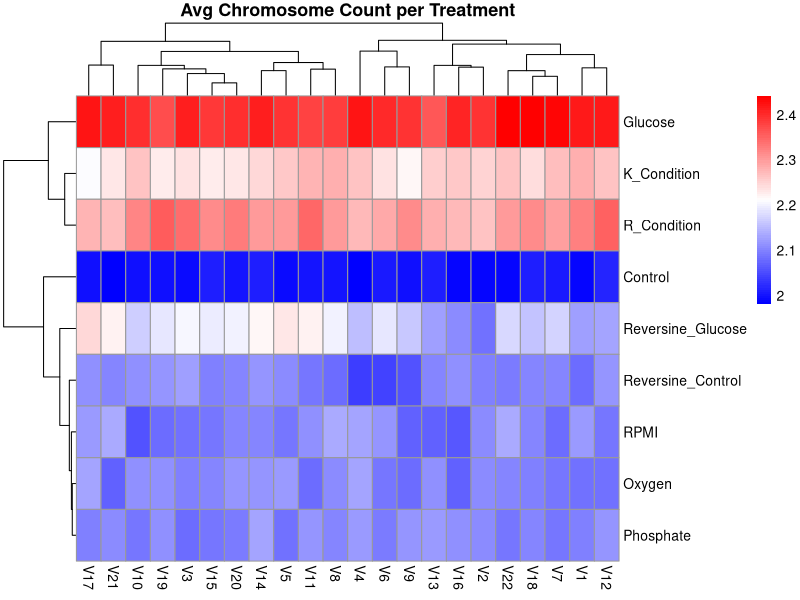
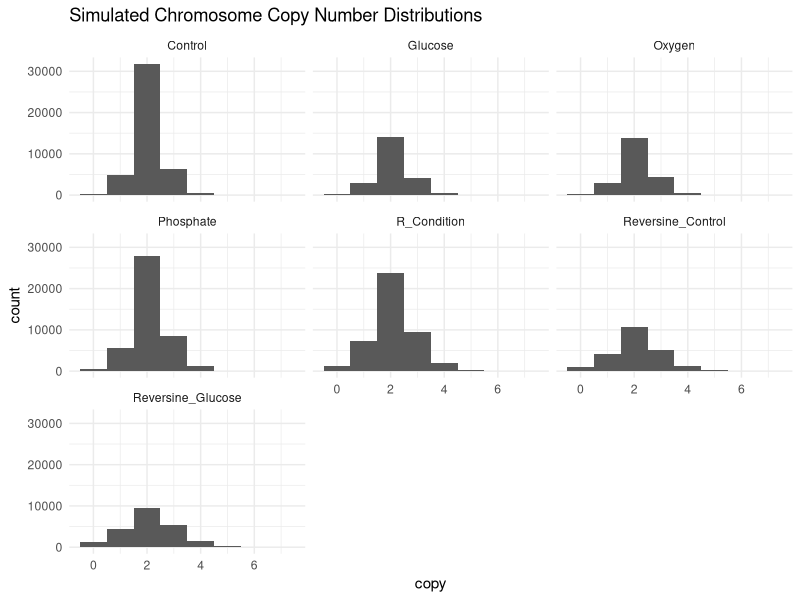
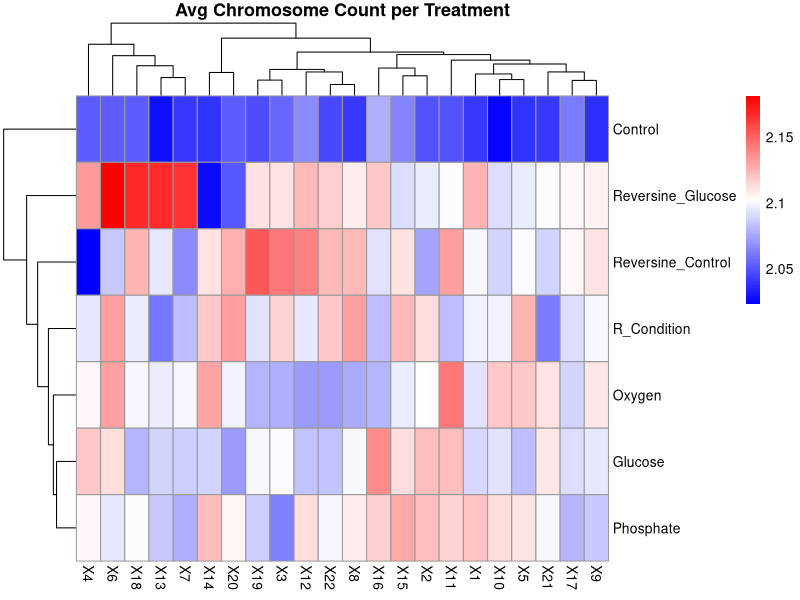
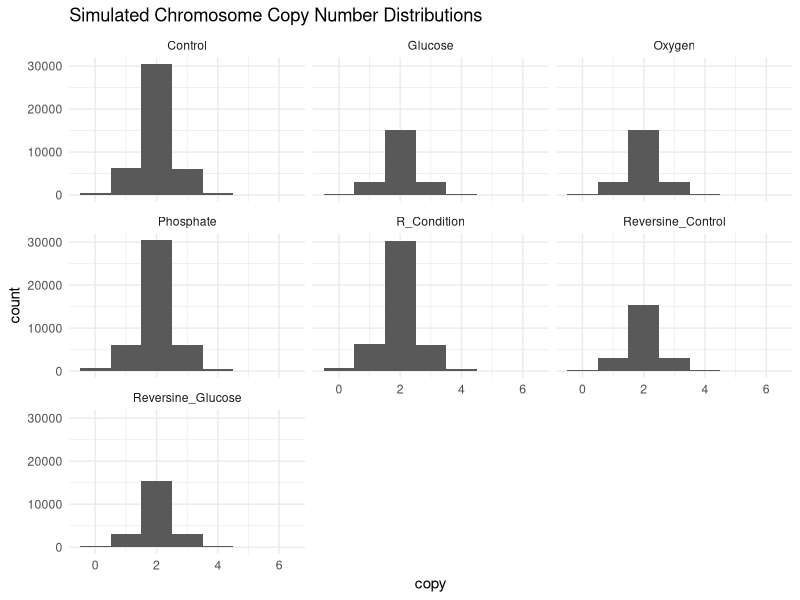
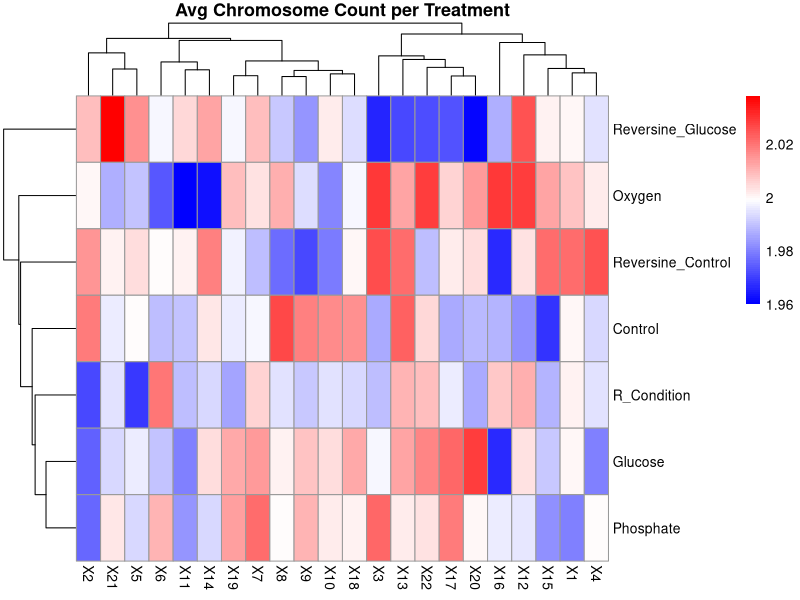
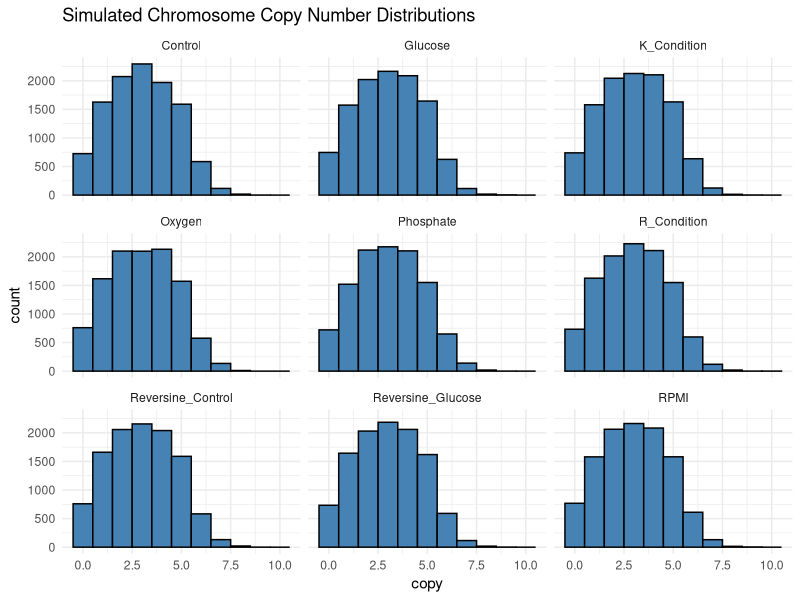
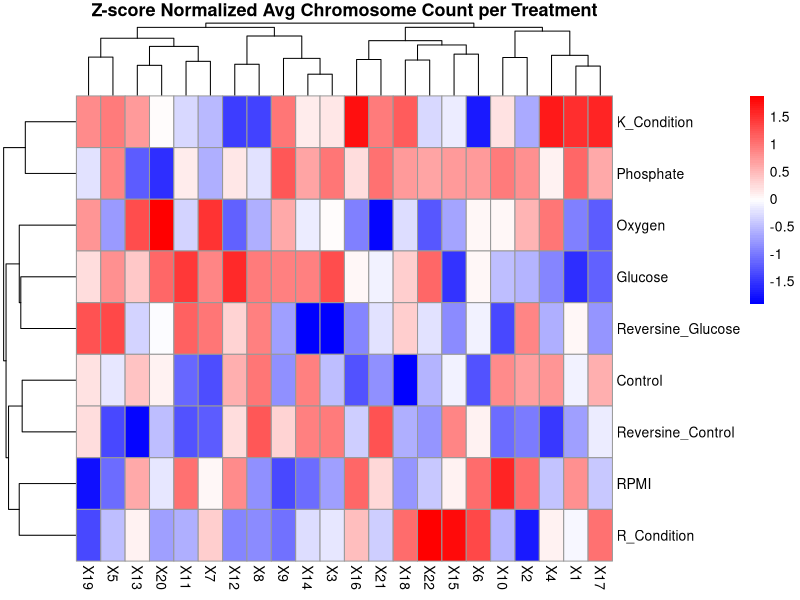

Reproduce these figures in R, in order.
## ---- chunk 1
knitr::opts_chunk$set(echo = TRUE)
## ---- chunk 2
# Load necessary libraries
library(tidyverse)
library(reshape2)
library(pheatmap)

# Define simulation parameters
set.seed(123)

n_cells <- 1000
n_chromosomes <- 22
n_time <- 5

# Define treatments and transition probabilities
treatments <- c("Control", "Glucose", "Phosphate", 
                "Reversine_Control", "Reversine_Glucose", 
                "RPMI", "K_Condition", "Oxygen", "R_Condition")

transition_probs <- list(
  Control = list(gain = 0.01, loss = 0.01),
  Glucose = list(gain = 0.10, loss = 0.02),
  Phosphate = list(gain = 0.06, loss = 0.04),
  Reversine_Control = list(gain = 0.08, loss = 0.06),
  Reversine_Glucose = list(gain = 0.15, loss = 0.12),
  RPMI = list(gain = 0.05, loss = 0.03),
  K_Condition = list(gain = 0.07, loss = 0.02),
  Oxygen = list(gain = 0.03, loss = 0.01),
  R_Condition = list(gain = 0.11, loss = 0.05)
)

chromosomes <- paste0("V", 1:n_chromosomes)

# Simulation function
simulate_karyotypes <- function(treatment, n_cells, n_chromosomes, n_time) {
  gain_p <- transition_probs[[treatment]]$gain
  loss_p <- transition_probs[[treatment]]$loss
  
  mat <- matrix(2, nrow = n_cells, ncol = n_chromosomes)
  colnames(mat) <- chromosomes
  
  for (t in 1:n_time) {
    for (i in 1:n_cells) {
      for (j in 1:n_chromosomes) {
        r <- runif(1)
        if (r < gain_p) {
          mat[i, j] <- mat[i, j] + 1
        } else if (r < gain_p + loss_p && mat[i, j] > 0) {
          mat[i, j] <- mat[i, j] - 1
        }
      }
    }
  }
  
  df <- as.data.frame(mat)
  df$treatment <- treatment
  df$cell_id <- 1:nrow(df)
  return(df)
}

# Run simulation for all treatments
simulated_data <- map_dfr(treatments, ~simulate_karyotypes(.x, n_cells, n_chromosomes, n_time))

# Summarize and plot heatmap
mean_profiles <- simulated_data %>%
  pivot_longer(cols = all_of(chromosomes), names_to = "chromosome", values_to = "count") %>%
  group_by(treatment, chromosome) %>%
  summarise(mean_count = mean(count), .groups = "drop") %>%
  pivot_wider(names_from = chromosome, values_from = mean_count)

heat_matrix <- as.matrix(mean_profiles[,-1])
rownames(heat_matrix) <- mean_profiles$treatment

# Visualize
pheatmap(heat_matrix, cluster_rows = TRUE, cluster_cols = TRUE,
         main = "Avg Chromosome Count per Treatment",
         color = colorRampPalette(c("blue", "white", "red"))(100))

## ---- chunk 3
library(dplyr)
library(tidyr)
library(vegan)
library(ggplot2)
library(DiagrammeR)

# Define treatments and their gain/loss probabilities (can be tuned)
treatment_params <- data.frame(
  treatment = c("Control", "Glucose", "Phosphate", "Reversine_Control", 
                "Reversine_Glucose", "RPMI", "K_Condition", "Oxygen", "R_Condition"),
  P_gain = c(0.02, 0.03, 0.03, 0.05, 0.06, 0.02, 0.04, 0.03, 0.04),
  P_loss = c(0.015, 0.02, 0.02, 0.04, 0.05, 0.015, 0.03, 0.02, 0.03)
)

cell_lines <- c("HGC-27", "MDAMB231", "SNU-668", "SUM-159", "SUM-159-4N")

# Example replicate IDs (subset for demo)
replicate_id <- paste0(rep(cell_lines, each=2), "_Rep", 1:2)

# Simulate karyotypes
generate_karyotypes <- function(n_cells, n_chrom = 22, time_steps = 10, P_gain, P_loss) {
  karyo_list <- vector("list", n_cells)
  for (cell in 1:n_cells) {
    karyo <- rep(2, n_chrom)
    for (t in 1:time_steps) {
      change <- sample(c(+1, -1, 0), n_chrom, replace=TRUE,
                       prob=c(P_gain, P_loss, 1 - P_gain - P_loss))
      karyo <- pmax(0, karyo + change) # no negative copy numbers
    }
    karyo_list[[cell]] <- karyo
  }
  do.call(rbind, karyo_list)
}

set.seed(123)
sim_data <- list()
clone_counter <- 1
for (rep in replicate_id) {
  line <- strsplit(rep, "_")[[1]][1]
  treatment <- sample(treatment_params$treatment, 1)
  P_g <- treatment_params$P_gain[treatment_params$treatment == treatment]
  P_l <- treatment_params$P_loss[treatment_params$treatment == treatment]
  karyos <- generate_karyotypes(n_cells = 1000, P_gain = P_g, P_loss = P_l)
  sim_data[[rep]] <- data.frame(
    clone_id = paste0("CLONE_", clone_counter:(clone_counter + 999)),
    replicate_id = rep,
    line = line,
    treatment = treatment,
    karyos
  )
  clone_counter <- clone_counter + 1000
}
sim_df <- bind_rows(sim_data)

# Aggregate to replicate centroids
karyo_df <- sim_df %>%
  group_by(replicate_id, treatment, line) %>%
  summarise(across(starts_with("X"), mean), .groups = "drop")

# Create matrix of karyotype values
karyo_mat <- as.matrix(karyo_df[, grep("^X", names(karyo_df))])
rownames(karyo_mat) <- karyo_df$replicate_id

# Create metadata
meta_flask <- karyo_df[, c("replicate_id", "line", "treatment")]
rownames(meta_flask) <- karyo_df$replicate_id

# Compute distance matrix
dist_flask <- dist(karyo_mat)

# Check alignment
stopifnot(all(rownames(meta_flask) == attr(dist_flask, "Labels")))


# --- Flowchart ---
grViz(" 
digraph karyo_model {
  graph [rankdir = TB]
  node [shape = rectangle, style = filled, fillcolor = lightblue]
  Start [label = 'Start: Diploid karyotype']
  TimeStep [label = 'For each time step']
  ChromLoop [label = 'For each chromosome']
  GainLoss [label = 'Apply gain/loss probabilities']
  Update [label = 'Update karyotype (no negatives)']
  Output [label = 'Record final karyotype']
  
  Start -> TimeStep -> ChromLoop -> GainLoss -> Update -> TimeStep
  TimeStep -> Output
}")

# Visualization (optional)
karyo_long <- sim_df %>% pivot_longer(cols = starts_with("X"), names_to = "chrom", values_to = "copy")
ggplot(karyo_long, aes(copy)) +
  geom_histogram(binwidth = 1) +
  facet_wrap(~treatment) +
  theme_minimal() +
  labs(title = "Simulated Chromosome Copy Number Distributions")

## ---- chunk 4
# Treatment probabilities as per your reference
treatment_params <- data.frame(
  treatment = c("Control", "Glucose", "Phosphate", "Reversine_Control", 
                "Reversine_Glucose", "RPMI", "K_Condition", "Oxygen", "R_Condition"),
  P_gain = c(0.02, 0.03, 0.03, 0.05, 0.06, 0.02, 0.04, 0.03, 0.04),
  P_loss = c(0.015, 0.02, 0.02, 0.04, 0.05, 0.015, 0.03, 0.02, 0.03)
)

# Function to create matrix for one treatment
create_transition_matrix <- function(P_gain, P_loss) {
  P_same <- 1 - P_gain - P_loss
  mat <- matrix(0, nrow = 4, ncol = 4)  # For 0,1,2,3 copy numbers
  
  mat[1,1] <- P_same + P_loss
  mat[1,2] <- P_gain
  
  mat[2,1] <- P_loss
  mat[2,2] <- P_same
  mat[2,3] <- P_gain
  
  mat[3,2] <- P_loss
  mat[3,3] <- P_same
  mat[3,4] <- P_gain
  
  mat[4,3] <- P_loss
  mat[4,4] <- P_same + P_gain
  
  return(mat)
}

# Apply to all treatments
transition_matrices <- lapply(1:nrow(treatment_params), function(i) {
  row <- treatment_params[i, ]
  mat <- create_transition_matrix(row$P_gain, row$P_loss)
  list(treatment = row$treatment, matrix = mat)
})

# Display nicely
for (item in transition_matrices) {
  cat("\n--- Transition Matrix for", item$treatment, "---\n")
  print(round(item$matrix, 3))
}

## ---- chunk 5
# Compute average copy number per treatment and chromosome
heat_matrix <- sim_df %>%
  pivot_longer(cols = starts_with("X"), names_to = "chrom", values_to = "copy") %>%
  group_by(treatment, chrom) %>%
  summarise(mean_copy = mean(copy), .groups = 'drop') %>%
  pivot_wider(names_from = chrom, values_from = mean_copy) %>%
  column_to_rownames("treatment") %>%
  as.matrix()

# Plot heatmap
pheatmap(heat_matrix, 
         cluster_rows = TRUE, 
         cluster_cols = TRUE,
         main = "Avg Chromosome Count per Treatment",
         color = colorRampPalette(c("blue", "white", "red"))(100))
## ---- chunk 6
# Run PERMANOVA
library(vegan)
adonis2(
  formula = dist_flask ~ line + treatment,
  data = meta_flask,
  strata = meta_flask$line,
  permutations = 999
)

## ---- chunk 7
library(dplyr)
library(tidyr)
library(vegan)
library(ggplot2)
library(DiagrammeR)

# Define treatments and their gain/loss probabilities (can be tuned)
treatment_params <- data.frame(
  treatment = c("Control", "Glucose", "Phosphate", "Reversine_Control", 
                "Reversine_Glucose", "RPMI", "K_Condition", "Oxygen", "R_Condition"),
  P_gain = 0.02,
  P_loss = 0.02
)

cell_lines <- c("HGC-27", "MDAMB231", "SNU-668", "SUM-159", "SUM-159-4N")

# Example replicate IDs (subset for demo)
replicate_id <- paste0(rep(cell_lines, each=2), "_Rep", 1:2)

# Simulate karyotypes
generate_karyotypes <- function(n_cells, n_chrom = 22, time_steps = 10, P_gain, P_loss) {
  karyo_list <- vector("list", n_cells)
  for (cell in 1:n_cells) {
    karyo <- rep(2, n_chrom)
    for (t in 1:time_steps) {
      change <- sample(c(+1, -1, 0), n_chrom, replace=TRUE,
                       prob=c(P_gain, P_loss, 1 - P_gain - P_loss))
      karyo <- pmax(0, karyo + change) # no negative copy numbers
    }
    karyo_list[[cell]] <- karyo
  }
  do.call(rbind, karyo_list)
}

set.seed(123)
sim_data <- list()
clone_counter <- 1
for (rep in replicate_id) {
  line <- strsplit(rep, "_")[[1]][1]
  treatment <- sample(treatment_params$treatment, 1)
  P_g <- treatment_params$P_gain[treatment_params$treatment == treatment]
  P_l <- treatment_params$P_loss[treatment_params$treatment == treatment]
  karyos <- generate_karyotypes(n_cells = 1000, P_gain = P_g, P_loss = P_l)
  sim_data[[rep]] <- data.frame(
    clone_id = paste0("CLONE_", clone_counter:(clone_counter + 999)),
    replicate_id = rep,
    line = line,
    treatment = treatment,
    karyos
  )
  clone_counter <- clone_counter + 1000
}
sim_df <- bind_rows(sim_data)

# Aggregate to replicate centroids
karyo_df <- sim_df %>%
  group_by(replicate_id, treatment, line) %>%
  summarise(across(starts_with("X"), mean), .groups = "drop")

# Create matrix of karyotype values
karyo_mat <- as.matrix(karyo_df[, grep("^X", names(karyo_df))])
rownames(karyo_mat) <- karyo_df$replicate_id

# Create metadata
meta_flask <- karyo_df[, c("replicate_id", "line", "treatment")]
rownames(meta_flask) <- karyo_df$replicate_id

# Compute distance matrix
dist_flask <- dist(karyo_mat)

# Check alignment
stopifnot(all(rownames(meta_flask) == attr(dist_flask, "Labels")))


# --- Flowchart ---
grViz(" 
digraph karyo_model {
  graph [rankdir = TB]
  node [shape = rectangle, style = filled, fillcolor = lightblue]
  Start [label = 'Start: Diploid karyotype']
  TimeStep [label = 'For each time step']
  ChromLoop [label = 'For each chromosome']
  GainLoss [label = 'Apply gain/loss probabilities']
  Update [label = 'Update karyotype (no negatives)']
  Output [label = 'Record final karyotype']
  
  Start -> TimeStep -> ChromLoop -> GainLoss -> Update -> TimeStep
  TimeStep -> Output
}")

# Visualization (optional)
karyo_long <- sim_df %>% pivot_longer(cols = starts_with("X"), names_to = "chrom", values_to = "copy")
ggplot(karyo_long, aes(copy)) +
  geom_histogram(binwidth = 1) +
  facet_wrap(~treatment) +
  theme_minimal() +
  labs(title = "Simulated Chromosome Copy Number Distributions")
# Compute average copy number per treatment and chromosome
heat_matrix <- sim_df %>%
  pivot_longer(cols = starts_with("X"), names_to = "chrom", values_to = "copy") %>%
  group_by(treatment, chrom) %>%
  summarise(mean_copy = mean(copy), .groups = 'drop') %>%
  pivot_wider(names_from = chrom, values_from = mean_copy) %>%
  column_to_rownames("treatment") %>%
  as.matrix()

# Plot heatmap
pheatmap(heat_matrix, 
         cluster_rows = TRUE, 
         cluster_cols = TRUE,
         main = "Avg Chromosome Count per Treatment",
         color = colorRampPalette(c("blue", "white", "red"))(100))

## ---- chunk 8
library(dplyr)
library(tidyr)

# Setup
set.seed(123)
n_cells <- 1000
n_chrom <- 22
n_steps <- 10
p_gain <- 0.05
p_loss <- 0.05

treatments <- c("Control", "Glucose", "Phosphate", "Reversine_Control", 
                "Reversine_Glucose", "RPMI", "K_Condition", "Oxygen", "R_Condition")

cell_lines <- c("HGC-27", "MDAMB231", "SNU-668", "SUM-159", "SUM-159-4N")

chromosomes <- paste0("V", 1:n_chrom)

# Function
simulate_cancer_karyotypes <- function(n_cells, n_chrom, n_steps, p_gain, p_loss, treatment, line) {
  karyo_list <- vector("list", n_cells)
  for (cell in 1:n_cells) {
    karyo <- sample(1:5, n_chrom, replace = TRUE)
    names(karyo) <- chromosomes
    
    for (t in 1:n_steps) {
      change <- sapply(karyo, function(count) {
        move <- sample(c(1, -1, 0), 1,
                       prob = c(p_gain, ifelse(count > 0, p_loss, 0), 
                                1 - p_gain - ifelse(count > 0, p_loss, 0)))
        return(move)
      })
      karyo <- pmax(0, karyo + change)
    }
    karyo_list[[cell]] <- data.frame(t(karyo), cell_id = paste0("Cell_", cell),
                                     treatment = treatment, line = line)
  }
  return(bind_rows(karyo_list))
}

# Simulate for all cell lines and treatments
sim_results <- list()
counter <- 1
for (line in cell_lines) {
  for (treat in treatments) {
    sim_results[[counter]] <- simulate_cancer_karyotypes(n_cells = 100, # adjust as needed
                                                         n_chrom = n_chrom,
                                                         n_steps = n_steps,
                                                         p_gain = p_gain,
                                                         p_loss = p_loss,
                                                         treatment = treat,
                                                         line = line)
    counter <- counter + 1
  }
}

sim_df <- bind_rows(sim_results)

# View part of the result
head(sim_df)


# Long format for histogram
karyo_long <- sim_df %>% 
  pivot_longer(cols = starts_with("X"), names_to = "chrom", values_to = "copy")

# Histogram
ggplot(karyo_long, aes(copy)) +
  geom_histogram(binwidth = 1, fill = "steelblue", color = "black") +
  facet_wrap(~treatment) +
  theme_minimal() +
  labs(title = "Simulated Chromosome Copy Number Distributions")

# Compute mean copy number per treatment × chromosome
heat_data <- karyo_long %>%
  group_by(treatment, chrom) %>%
  summarise(mean_copy = mean(copy), .groups = 'drop') %>%
  pivot_wider(names_from = chrom, values_from = mean_copy)

# Convert to matrix
heat_matrix <- heat_data %>%
  column_to_rownames("treatment") %>%
  as.matrix()

# Z-score normalize (column-wise: across treatments per chromosome)
heat_matrix_z <- scale(heat_matrix, center = TRUE, scale = TRUE)

# Heatmap
pheatmap(heat_matrix_z,
         cluster_rows = TRUE,
         cluster_cols = TRUE,
         main = "Z-score Normalized Avg Chromosome Count per Treatment",
         color = colorRampPalette(c("blue", "white", "red"))(100))
